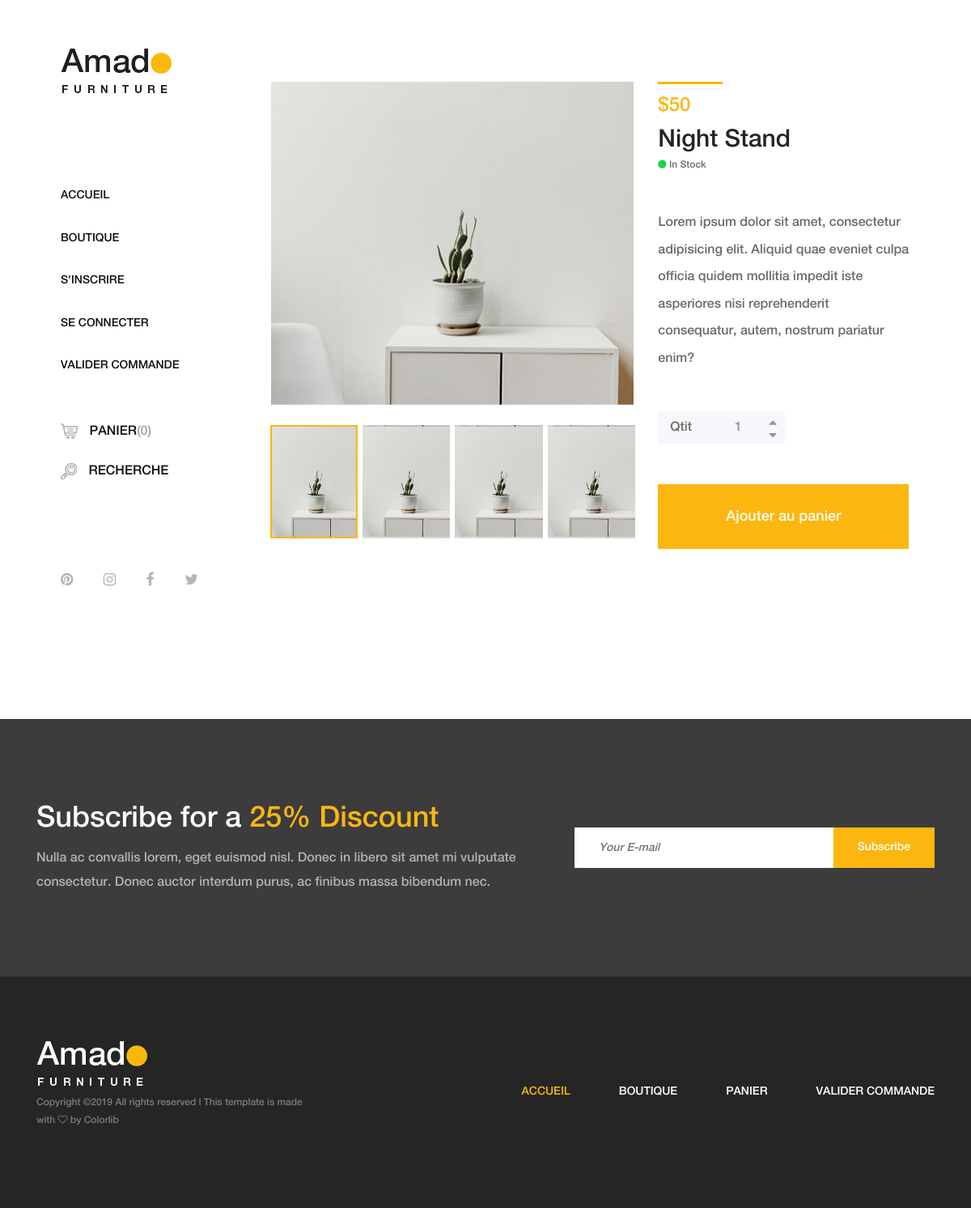
The page /e-commerce/amado/product-details.php?id=4 on the database its author committed.
### tables this page shows
CREATE TABLE `produit` (
  `nom_produit` varchar(255) NOT NULL,
  `id_produit` int(11) NOT NULL,
  `prix_produit` int(3) NOT NULL,
  `image_1_produit` varchar(255) NOT NULL,
  `image_2_produit` varchar(255) NOT NULL,
  `image_3_produit` varchar(255) NOT NULL,
  `image_4_produit` varchar(255) NOT NULL,
  `descrip_produit` text NOT NULL,
  `quantite` varchar(200) NOT NULL,
  `categorie` varchar(50) NOT NULL,
  `marque` varchar(200) NOT NULL,
  `couleur` varchar(200) NOT NULL,
  `image_panier_produit` varchar(255) NOT NULL,
  `image_boutique_produit` varchar(60) NOT NULL,
  `categorie_id` int(3) NOT NULL
);

### e-commerce/amado/Models/produit.php (called while the page is built, shortened)
<?php
require_once ('ConnexionDB.php');
class produit
{
    private $cnxBD;
        public function __construct()
        {
            $this->cnxBD = ConnexionDB::getInstance();
        }
    public function get_product_by_id($id){
        $req = $this->cnxBD->prepare('SELECT id_produit,nom_produit,prix_produit,image_1_produit,image_2_produit,image_3_produit,image_4_produit,descrip_produit,image_panier_produit FROM produit WHERE id_produit=:id_prod');
        $req->execute(array('id_prod'=>$id));
        $res = $req->fetch(PDO::FETCH_ASSOC);
        return $res;
    }
}

### e-commerce/amado/Models/ConnexionDB.php (called while the page is built, shortened)
<?php
class ConnexionDB
{
    private static $_dbname = "ecommerce";
    private static $_user = "root";
    private static $_pwd = "";
    private static $_host = "localhost";
    private static $_bdd = null;
    private function __construct(){
        try {
            self::$_bdd = new PDO("mysql:host=" . self::$_host . ";dbname=" . self::$_dbname . ";charset=utf8", self::$_user, self::$_pwd,
                array(
                PDO::MYSQL_ATTR_INIT_COMMAND => 'SET NAMES UTF8',
                PDO::ATTR_ERRMODE=>PDO::ERRMODE_WARNING
                ));
            self::$_bdd->setAttribute(PDO::ATTR_DEFAULT_FETCH_MODE,PDO::FETCH_OBJ);
        } catch (PDOException $e) {
            die('Erreur : ' . $e->getMessage());
        }
    }
 public  static function  getInstance(){
     if (!self::$_bdd) {
         return (self::$_bdd);
     }
     return (self::$_bdd);
 }
}

### e-commerce/amado/product-details.php (the view, shortened to what this page needs)
<?php
include_once('../includes/header.php');
require_once('Models/produit.php');
$p=new produit();
$prod = $p->get_product_by_id($_GET['id']);
?>
        <div class="single-product-area section-padding-100 clearfix">
            <div class="container-fluid">
                <div class="row">
                    <div class="col-12 col-lg-7">
                    </div>
                </div>
                <div class="row">
                    <div class="col-12 col-lg-7">
                        <div class="single_product_thumb">
                            <div id="product_details_slider" class="carousel slide" data-ride="carousel">
                                <ol class="carousel-indicators">
                                    <?php if(!empty($prod['image_1_produit'])){
                                        $image1 = 'Assets/img/product-img/' . $prod['image_1_produit'];?>
                                    <li class="active" data-target="#product_details_slider" data-slide-to="0" style="background-image: url(<?=$image1?>);">
                                    </li>
                                    <?php } ?>
                                    <?php if(!empty($prod['image_2_produit'])){
                                        $image2 = 'Assets/img/product-img/' . $prod['image_2_produit'];?>
                                    <li data-target="#product_details_slider" data-slide-to="1" style="background-image: url(<?=$image2?>);">
                                    </li>
                                    <?php } ?>
                                    <?php if(!empty($prod['image_3_produit'])){
                                        $image3='Assets/img/product-img/'.$prod['image_3_produit'];?>
                                    <li data-target="#product_details_slider" data-slide-to="2" style="background-image: url(<?=$image3?>);">
                                    </li>
                                    <?php } ?>
                                    <?php if(!empty($prod['image_4_produit'])){
                                        $image4 = 'Assets/img/product-img/' . $prod['image_4_produit']; ?>
                                    <li data-target="#product_details_slider" data-slide-to="3" style="background-image: url(<?=$image4?>);">
                                    </li>
                                    <?php } ?>
                                </ol>
                                <div class="carousel-inner">
                                    <?php if(!empty($image1)){ ?>
                                    <div class="carousel-item active">
                                        <a class="gallery_img" href="<?=$image1?>">
                                            <img class="d-block w-100" src="<?=$image1?>" alt="First slide">
                                        </a>
                                    </div>
                                   <?php } ?>
                                </div>
                            </div>
                        </div>
                    </div>
                    <div class="col-12 col-lg-5">
                        <div class="single_product_desc">
                            <div class="product-meta-data">
                                <div class="line"></div>
                                <p class="product-price">$<?=$prod['prix_produit']?></p>
                                <a href="#">
                                    <h6><?=$prod['nom_produit']?></h6>
                                </a>
                                <p class="avaibility"><i class="fa fa-circle"></i> In Stock</p>
                            </div>
                            <div class="short_overview my-5">
                                <p><?=$prod['descrip_produit']?></p>
                            </div>
                            <form class="cart clearfix" method="get" action="addtocart.php" >
                                <div class="cart-btn d-flex mb-50">
                                    <p>Qtit</p>
                                    <div class="quantity">
                                        <span class="qty-minus" onclick="var effect = document.getElementById('qty'); var qty = effect.value; if( !isNaN( qty ) &amp;&amp; qty &gt; 1 ) effect.value--;return false;"><i class="fa fa-caret-down" aria-hidden="true"></i></span>
                                        <input type="number" class="qty-text" id="qty" step="1" min="1" max="300" name="quantity" value="1">
                                        <span class="qty-plus" onclick="var effect = document.getElementById('qty'); var qty = effect.value; if( !isNaN( qty )) effect.value++;return false;"><i class="fa fa-caret-up" aria-hidden="true"></i></span>
                                    </div>
                                </div>
                                <button type="submit" name="addtocart" value="add" class="btn amado-btn addtocart">Ajouter au panier</button>
                            </form>
                        </div>
                    </div>
                </div>
            </div>
        </div>
    </div>
<?php require_once('../includes/footer.php'); ?>
</body>
</html>

### e-commerce/amado/Assets/css/core-style.css (style rules this page uses)
* { margin: 0; padding: 0; }
body { font-family: "helveticaneuemedium"; font-size: 16px; }
h1, h2, h3, h4, h5, h6 { color: #242424; line-height: 1.3; font-weight: 400; }
p { color: #6d6d6d; font-size: 16px; line-height: 1.9; font-weight: 400; }
a { -webkit-transition: all 500ms ease 0s; transition: all 500ms ease 0s; text-decoration: none; outline: 0 solid transparent; color: #131212; font-weight: 400; font-size: 12px; }
ul, ol { margin: 0; }
ul li, ol li { list-style: none; }
img { height: auto; max-width: 100%; }
.mb-50 { margin-bottom: 50px !important; }
.section-padding-100 { padding-top: 100px; padding-bottom: 100px; }
.amado-btn { display: inline-block; min-width: 160px; height: 55px; color: #ffffff; border: none; border-radius: 0; padding: 0 7px; font-size: 18px; line-height: 56px; background-color: #fbb710; font-weight: 400; }
.main-content-wrapper .single-product-area { position: relative; z-index: 1; -webkit-box-flex: 0; -ms-flex: 0 0 calc(95% - 320px); flex: 0 0 calc(95% - 320px); width: calc(95% - 320px); max-width: calc(95% - 320px); }
.main-content-wrapper .single-product-area .single_product_thumb { position: relative; z-index: 1; margin-bottom: 170px; }
.main-content-wrapper .single-product-area .single_product_thumb .carousel-indicators { margin: 0 7.5px; bottom: -165px; }
.main-content-wrapper .single-product-area .single_product_thumb .carousel-indicators li { -webkit-box-flex: 0; -ms-flex: 0 0 25%; flex: 0 0 25%; width: 25%; min-width: 25%; height: 140px; background-position: center center; background-size: cover; border: 2px solid transparent; cursor: pointer; }
.main-content-wrapper .single-product-area .single_product_thumb .carousel-indicators li.active { border: 2px solid #fbb710; }
.main-content-wrapper .single-product-area .single_product_thumb .carousel-item a { cursor: zoom-in; }
.main-content-wrapper .single-product-area .single_product_desc { position: relative; z-index: 1; }
.main-content-wrapper .single-product-area .single_product_desc .product-meta-data .line { width: 80px; height: 3px; background-color: #fbb710; margin-bottom: 15px; display: block; }
.main-content-wrapper .single-product-area .single_product_desc .product-meta-data .product-price { font-size: 24px; font-weight: 400; color: #fbb710; line-height: 1; margin-bottom: 10px; }
.main-content-wrapper .single-product-area .single_product_desc .product-meta-data a { display: block; }
.main-content-wrapper .single-product-area .single_product_desc .product-meta-data a h6 { font-size: 30px; margin-bottom: 5px; }
.main-content-wrapper .single-product-area .single_product_desc .product-meta-data .avaibility { margin-bottom: 0; font-size: 12px; color: #6b6b6b; line-height: 1; }
.main-content-wrapper .single-product-area .single_product_desc .product-meta-data .avaibility i { color: #20d34a; font-size: 12px; }
.main-content-wrapper .single-product-area .single_product_desc .short_overview p { line-height: 2.1; color: #6b6b6b; }
.main-content-wrapper .single-product-area .single_product_desc .cart p { margin-bottom: 0; line-height: 40px; height: 40px; padding: 0 15px; background-color: #f5f7fa; }
.main-content-wrapper .single-product-area .single_product_desc .cart .quantity { position: relative; z-index: 1; }
.main-content-wrapper .single-product-area .single_product_desc .cart .quantity input { text-align: center; background-color: #f5f7fa; height: 40px; width: 100px; border: none; -moz-appearance: textfield; -webkit-appearance: textfield; appearance: textfield; color: #959595; }
.main-content-wrapper .single-product-area .single_product_desc .cart .quantity .qty-plus { position: absolute; right: 0; top: 0; line-height: 30px; width: 30px; text-align: center; height: 20px; cursor: pointer; color: #959595; }
.main-content-wrapper .single-product-area .single_product_desc .cart .quantity .qty-minus { position: absolute; top: 21px; right: 0; line-height: 1; width: 30px; height: 25px; text-align: center; cursor: pointer; color: #959595; }
.main-content-wrapper .single-product-area .single_product_desc .cart .amado-btn { width: 310px; height: 80px; line-height: 80px; }

### rows shown on the page
produit: image_1_produit (picture), image_2_produit (picture), image_3_produit (picture), image_4_produit (picture), prix_produit "50", nom_produit "Night Stand", descrip_produit "Lorem ipsum dolor sit amet, consectetur adipisicing elit. Aliquid quae eveniet culpa officia quidem mollitia impedit iste asperiores nisi reprehenderit consequatur, autem, nostrum pariatur enim?"
